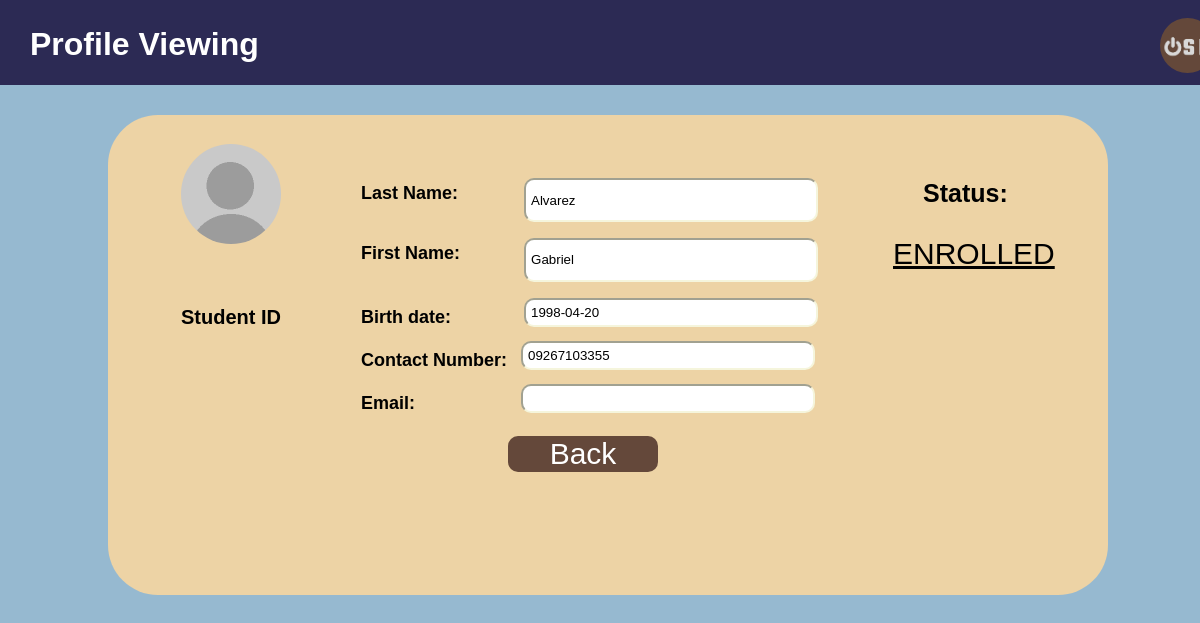
Page /grantees-portal.php (signed in) on the committed database.
### tables this page shows
CREATE TABLE `usertable` (
  `user_id` int(8) NOT NULL,
  `user` varchar(255) NOT NULL,
  `pwd` char(40) NOT NULL,
  `user_firstName` varchar(30) NOT NULL,
  `user_lastName` varchar(30) NOT NULL,
  `user_birthDate` date NOT NULL,
  `user_address` varchar(255) NOT NULL,
  `user_contactNumber` varchar(12) NOT NULL,
  `type_scholarship` varchar(40) NOT NULL,
  `scholar_percentage` varchar(12) NOT NULL,
  `user_registrationDate` datetime NOT NULL
);

### grantees-portal.php (the view, shortened to what this page needs)
<?php
require_once('config.php');
?>
<!DOCTYPE html>
<html lang="en">
<head>
</head>
<body>
    <div class="profileviewing">
    <h1>Profile Viewing
        <div class="OSE_Logo">
        <a href="homepage.php"><img src="OSE logo.jpg"></a>
        </div>
    </h1>
    </div>
    <div class="details">
    <?php
        $sql = "SELECT * FROM usertable WHERE user_id = '".$_SESSION['user_id']."'";
        $result = $con->query($sql);
        if($result->num_rows>0){
            while($fetch = $result->fetch_assoc()){
    ?>
    <form action="grantees-portal.php" method="post">
    <table>
        <tbody>
        <tr class="">
            <th></th>
            <th><label for="lastname" class="lastnamelabel">Last Name:</label></th>
            <th><input type="text" name="lastname" id="lastname" class="lastnameinput" value="<?php echo $fetch['user_lastName'] ?>"></th>
            <th><label for="" class="statuslabel">Status:</label></th>
        </tr>
        <tr class="">
            <td><img class="unknown_user" src="unknown user.jpg"></td>
            <td><label for="firstname" class="firstnamelabel">First Name:</label></td>
            <td><input type="text" name="firstname" id="firstname" class="firstnameinput" value="<?php echo $fetch['user_firstName'] ?>"></td>
            <td><label for="" class="statuslabel1">ENROLLED</label></td>
        </tr>
        <tr class="">
            <td><label for="studentid" class="id">Student ID</label></td>
            <td><label for="bdate" class="birthdatelabel">Birth date:</label></td>
            <td><input type="text" name="bdate" id="bdate" class="birthdateinput" value="<?php echo $fetch['user_birthDate'] ?>"></td>
        </tr>
        <tr class="">
            <td><label for="cnumber">Contact Number:</label></td>
            <td><input type="number" name="cnumber" id="cnumber" value="<?php echo $fetch['user_contactNumber'] ?>"></td>
        </tr>
        <tr class="">
            <td><label for="email">Email:</label></td>
            <td><input type="text" name="email" id="email" value="<?php echo $fetch['user_email'] ?>"></td>
        </tr>
        </tbody>
    </table>
    <?php
            }
        }
    ?>
    <div class="back_button">
    <a href="homepage.php"><button type="button">Back</a></button>
    </div>
    </div>
</body>
</html>

### grantees-portal.php (style rules this page uses)
body { background-color: #96b9d0; }
.profileviewing { background-color: #2C2A54; height: 80px; margin-top: -23px; margin-right: -8px; margin-left: -8px; margin-bottom: 30px; color: white; margin: top 40px; text-indent: 30px; font-family: arial; padding-top: 20px; }
.details { top: 20px; background-color: #EDD3A5; height: 420px; border-radius: 50px; width: 1000px; margin-left: 100px; padding-top: 60px; }
.unknown_user { border-radius: 100px; width: 100px; height: 100px; margin-top: -70px; margin-left: -180px; }
form { text-align: center; font-size: large; font-family: arial; font-weight: bold; margin-left: 250px; }
tr { text-align: left; }
.lastnamelabel { margin-left: -150px; margin-bottom: -500px; }
.lastnameinput { width: 280px; height: 30px; margin-left: -295px; margin-bottom: -500px; }
.firstnamelabel { margin-left: -150px; margin-bottom: -100px; }
.firstnameinput { width: 280px; height: 30px; margin-left: -295px; margin-bottom: -100px; }
.statuslabel { font-size: 25px; margin-left: 100px; }
.statuslabel1 { font-size: 30px; margin-left: 70px; text-decoration: underline; font-weight: lighter; }
.id { font-size: 20px; margin-left: -180px; }
.birthdatelabel { margin-left: -150px; }
.birthdateinput { margin-left: -295px; }
input { padding: 5px; border-radius: 10px; width: 280px; height: 15px; border-color: beige; margin-left: 10px; margin-bottom: 10px; }
button { background-color: #64483A; width: 150px; border-radius: 10px; border-width: 0px; font-size: 30px; color: white; margin-top: 10px; margin-left: -300px; }
a { color: white; text-decoration: none; }
img { border-radius: 100px; width: 55px; height: 55px; margin-top: -45px; margin-bottom: 45px; margin-left: 1130px; }

### rows in the picture
usertable: lastname "Alvarez", firstname "Gabriel", bdate "1998-04-20", cnumber "09267103355"
